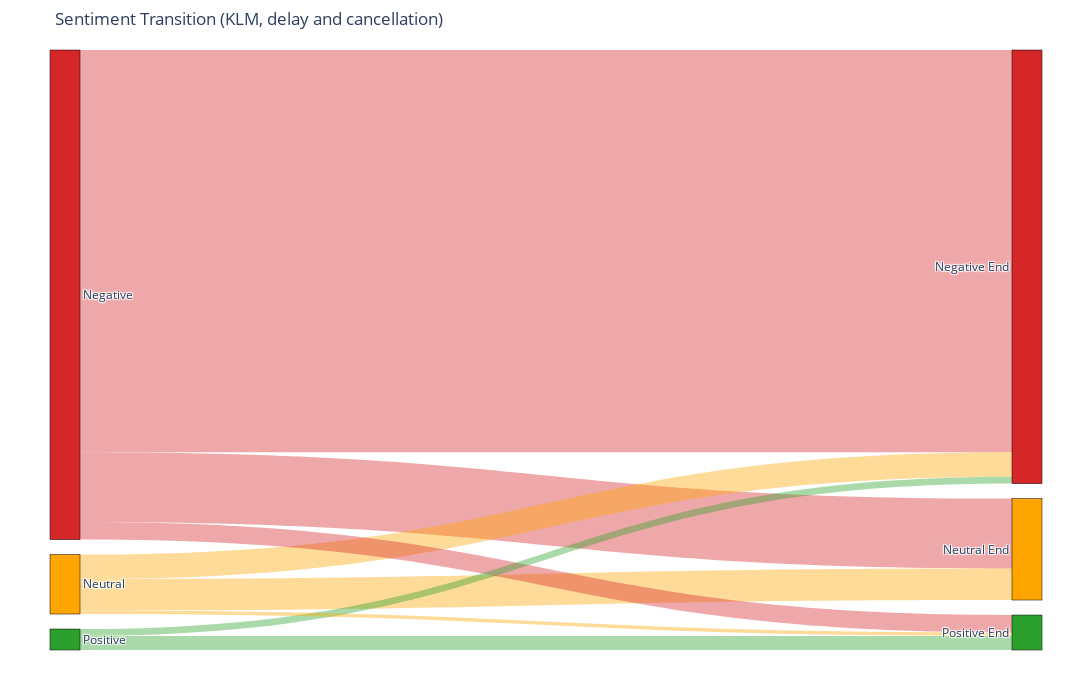

The code cell stored with this chart in its notebook:
### Code cell
# Define the airline user ID
klm_user_id = 56377143

# Define the query to get all tweets in the conversations involving British Airways
query_sankey_klm_delay = f"""
SELECT tweets.text, tweets.label, tweets.user_id, tweets.timestamp_ms, hasher.conversation_id, hasher.conversation_rank
FROM tweets
JOIN hasher ON hasher.id = tweets.id
JOIN conversations ON hasher.conversation_id = conversations.conversation_id
WHERE conversations.airline LIKE '%KLM%' 
    AND tweets.delay_and_cancellation = 1
    AND tweets.timestamp_ms >= UNIX_TIMESTAMP('{start_date}') * 1000
    AND tweets.timestamp_ms <= UNIX_TIMESTAMP('{end_date}') * 1000
ORDER BY tweets.timestamp_ms;
"""

# Load the result of the query into a DataFrame
df_tweets_klm_sankey_delay = pd.read_sql(query_sankey_klm_delay, connection)

# Convert the datetime column to pandas datetime
df_tweets_klm_sankey_delay['datetime'] = pd.to_datetime(df_tweets_klm_sankey_delay['timestamp_ms'], unit='ms')

df_tweets_klm_sankey_delay['datetime'] = df_tweets_klm_sankey_delay['datetime'].dt.tz_localize('UTC').dt.tz_convert('Europe/Amsterdam')

# Initialize empty lists to store sentiments
sentiments_initial_tweet = []
sentiments_post_reply = []

# Group tweets by conversation_id
grouped_sankey_klm_delay = df_tweets_klm_sankey_delay.groupby('conversation_id')

# Process each conversation
for conversation_id, group in grouped_sankey_klm_delay:
    # Identify the initial user's tweet (rank 1)
    user_initial_tweet = group[(group['user_id'] != klm_user_id) & (group['conversation_rank'] == 1)]
    
    if not user_initial_tweet.empty:
        user_id = user_initial_tweet['user_id'].iloc[0]
        initial_tweet_time = user_initial_tweet['datetime'].iloc[0]

        # Identify the airline's reply to this initial tweet
        airline_reply = group[(group['user_id'] == klm_user_id) & (group['datetime'] > initial_tweet_time)]
        if not airline_reply.empty:
            airline_reply_time = airline_reply['datetime'].iloc[0]

            # Identify the user's reply to the airline's response
            user_followup_tweet = group[(group['user_id'] == user_id) & (group['datetime'] > airline_reply_time)]
            if not user_followup_tweet.empty:
                # Append sentiments for analysis
                sentiments_initial_tweet.append(user_initial_tweet['label'].iloc[0])
                sentiments_post_reply.append(user_followup_tweet['label'].iloc[0])

# Step 1: Prepare data for Sankey diagram
transitions = pd.DataFrame({
    'initial': sentiments_initial_tweet,
    'post_reply': sentiments_post_reply
})

# Count transitions
transition_counts = transitions.value_counts().reset_index(name='count')

# Add percentage to transition_counts
total_counts = transition_counts['count'].sum()
transition_counts['percentage'] = (transition_counts['count'] / total_counts * 100).round(2)

# Define nodes (initial sentiments and final grouped sentiments)
nodes = ['positive', 'negative', 'neutral', 'positive_end', 'negative_end', 'neutral_end']
node_indices = {label: i for i, label in enumerate(nodes)}

# Prepare data for Sankey diagram
source = [node_indices[row['initial']] for _, row in transition_counts.iterrows()]
target = [node_indices[f"{row['post_reply']}_end"] for _, row in transition_counts.iterrows()]
value = transition_counts['count'].tolist()
label = [f"{row['initial']} to {row['post_reply']}: {row['count']} ({row['percentage']}%)" for _, row in transition_counts.iterrows()]

# Define colors for nodes and links
node_colors = {
    'positive': 'rgb(44, 160, 44)',  # green
    'negative': 'rgb(214, 39, 40)',  # red
    'neutral': 'rgb(255, 165, 0)',   # orange
    'positive_end': 'rgb(44, 160, 44)',  # green for final positive
    'negative_end': 'rgb(214, 39, 40)',  # red for final negative
    'neutral_end': 'rgb(255, 165, 0)'    # orange for final neutral
}

transition_colors = {
    'positive': 'rgba(44, 160, 44, 0.4)',  # light green
    'negative': 'rgba(214, 39, 40, 0.4)',  # light red
    'neutral': 'rgba(255, 165, 0, 0.4)'    # light orange
}

# Create color list for nodes
colors = [node_colors[node] for node in nodes]

# Create the Sankey diagram
fig = go.Figure(data=[go.Sankey(
    node=dict(
        pad=15,
        thickness=30,
        line=dict(color="black", width=0.5),
        label=['Positive', 'Negative', 'Neutral', 'Positive End', 'Negative End', 'Neutral End'],
        color=colors
    ),
    link=dict(
        source=source,
        target=target,
        value=value,
        color=[transition_colors[row['initial']] for _, row in transition_counts.iterrows()],  # Use bland colors for transitions
        customdata=label,
        hovertemplate='%{customdata}<extra></extra>',
        label=label  # Add labels directly to the links
    )
)])

fig.update_layout(
    title_text="Sentiment Transition (KLM, delay and cancellation)", 
    font_size=12,
    width=1200,  # increased width to accommodate the legend
    height=700,
    margin=dict(l=50, r=50, t=50, b=50)  # Adjusted margins
)

fig.show()

### Figure 1 — Plotly figure (JSON) as saved in the notebook; plotly's stock layout.template omitted (floating-point values rounded to 4 significant figures)
{"data": [{"link": {"color": ["rgba(214, 39, 40, 0.4)", "rgba(214, 39, 40, 0.4)", "rgba(255, 165, 0, 0.4)", "rgba(255, 165, 0, 0.4)", "rgba(214, 39, 40, 0.4)", "rgba(44, 160, 44, 0.4)", "rgba(44, 160, 44, 0.4)", "rgba(255, 165, 0, 0.4)"], "customdata": ["negative to negative: 115 (70.55%)", "negative to neutral: 20 (12.27%)", "neutral to neutral: 9 (5.52%)", "neutral to negative: 7 (4.29%)", "negative to positive: 5 (3.07%)", "positive to positive: 4 (2.45%)", "positive to negative: 2 (1.23%)", "neutral to positive: 1 (0.61%)"], "hovertemplate": "%{customdata}<extra></extra>", "label": ["negative to negative: 115 (70.55%)", "negative to neutral: 20 (12.27%)", "neutral to neutral: 9 (5.52%)", "neutral to negative: 7 (4.29%)", "negative to positive: 5 (3.07%)", "positive to positive: 4 (2.45%)", "positive to negative: 2 (1.23%)", "neutral to positive: 1 (0.61%)"], "source": [1, 1, 2, 2, 1, 0, 0, 2], "target": [4, 5, 5, 4, 3, 3, 4, 3], "value": [115, 20, 9, 7, 5, 4, 2, 1]}, "node": {"color": ["rgb(44, 160, 44)", "rgb(214, 39, 40)", "rgb(255, 165, 0)", "rgb(44, 160, 44)", "rgb(214, 39, 40)", "rgb(255, 165, 0)"], "label": ["Positive", "Negative", "Neutral", "Positive End", "Negative End", "Neutral End"], "line": {"color": "black", "width": 0.5}, "pad": 15, "thickness": 30}, "type": "sankey"}], "layout": {"font": {"size": 12}, "height": 700, "margin": {"b": 50, "l": 50, "r": 50, "t": 50}, "title": {"text": "Sentiment Transition (KLM, delay and cancellation)"}, "width": 1200}}
